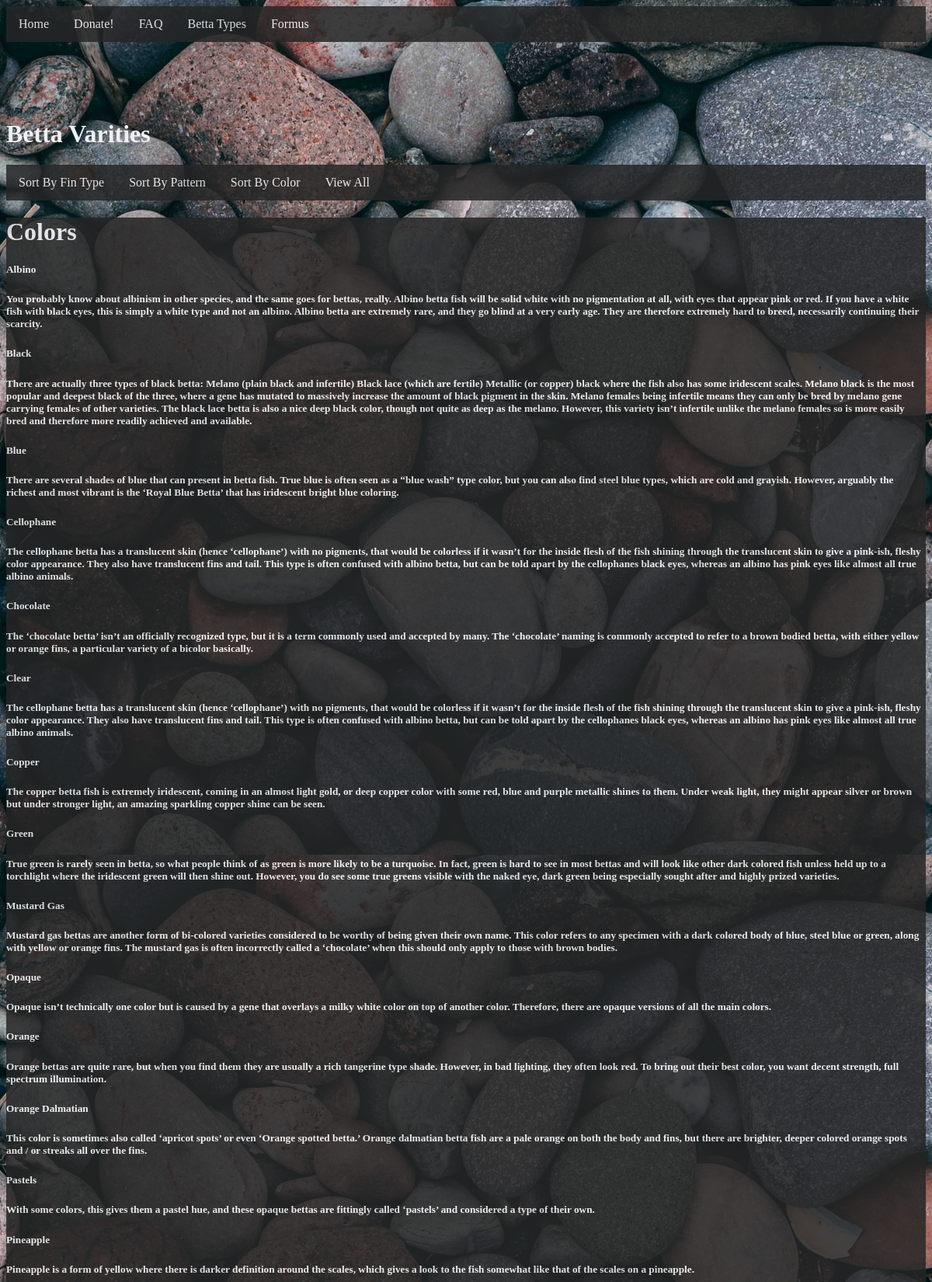
Page /sortByColor.php (upper part) on the committed database.
### tables this page shows
CREATE TABLE `bettavarieties` (
  `id` int(100) NOT NULL,
  `finType` varchar(200) NOT NULL,
  `pattern` varchar(200) NOT NULL,
  `color` varchar(200) NOT NULL,
  `info` varchar(1000) NOT NULL
);

### sortByColor.php (the view, shortened to what this page needs)
<?php
     require('database/db_connect.php');
     $query = "SELECT * FROM bettavarieties ORDER BY Color";
     $statement = $db->prepare($query);
     $statement->execute();
?>
<!DOCTYPE html>
<html>
<head>
	<link rel="stylesheet" type="text/css" href="styles/betta.css">
</head>
<body>
		 <?php include('components/nav.php'); ?>
<h1>Betta Varities</h1>
<?php include('components/sortNavBetta.php'); ?>
<div id="bettaTable">
<h1>Colors</h1>
<?php      $statement->execute(); ?>
<?php while($row = $statement ->fetch()): ?>
    <h5><?= $row['color']  ?></h5>
    <?php if($row['pattern'] == '' && $row['color'] != '' && $row['finType'] == ''): ?>
    	    <h5><?= $row['info']  ?></h5>
    <?php endif; ?>
<?php endwhile ?>
</div>
</body>
</html>

### styles/betta.css (style rules this page uses)
body { background-image: url("images/indexMultRocks.jpg"); background-attachment: fixed; }
#bettaTable { background-color: #262626; opacity: 0.85; }
#bettaTable h5, h4 { color: white; }
h1 { color: #f0f0f5; }
h5 { margin-bottom: 10px; }

### rows in the picture
bettavarieties: color "Albino", info "You probably know about albinism in other species, and the same goes for bettas, really. Albino betta fish will be solid white with no pigmentation at all, with eyes that appear pink or red. If you have a white fish with black eyes, this is simply a white type and not an albino. Albino betta are extremely rare, and they go blind at a very early age. They are therefore extremely hard to breed, necessarily continuing their scarcity."
bettavarieties: color "Black", info "There are actually three types of black betta: Melano (plain black and infertile) Black lace (which are fertile) Metallic (or copper) black where the fish also has some iridescent scales. Melano black is the most popular and deepest black of the three, where a gene has mutated to massively increase the amount of black pigment in the skin. Melano females being infertile means they can only be bred by melano gene carrying females of other varieties. The black lace betta is also a nice deep black color, though not quite as deep as the melano. However, this variety isn’t infertile unlike the melano females so is more easily bred and therefore more readily achieved and available."
bettavarieties: color "Blue", info "There are several shades of blue that can present in betta fish. True blue is often seen as a “blue wash” type color, but you can also find steel blue types, which are cold and grayish. However, arguably the richest and most vibrant is the ‘Royal Blue Betta’ that has iridescent bright blue coloring."
bettavarieties: color "Cellophane", info "The cellophane betta has a translucent skin (hence ‘cellophane’) with no pigments, that would be colorless if it wasn’t for the inside flesh of the fish shining through the translucent skin to give a pink-ish, fleshy color appearance. They also have translucent fins and tail. This type is often confused with albino betta, but can be told apart by the cellophanes black eyes, whereas an albino has pink eyes like almost all true albino animals."
bettavarieties: color "Chocolate", info "The ‘chocolate betta’ isn’t an officially recognized type, but it is a term commonly used and accepted by many. The ‘chocolate’ naming is commonly accepted to refer to a brown bodied betta, with either yellow or orange fins, a particular variety of a bicolor basically."
bettavarieties: color "Clear", info "The cellophane betta has a translucent skin (hence ‘cellophane’) with no pigments, that would be colorless if it wasn’t for the inside flesh of the fish shining through the translucent skin to give a pink-ish, fleshy color appearance. They also have translucent fins and tail. This type is often confused with albino betta, but can be told apart by the cellophanes black eyes, whereas an albino has pink eyes like almost all true albino animals."
bettavarieties: color "Copper", info "The copper betta fish is extremely iridescent, coming in an almost light gold, or deep copper color with some red, blue and purple metallic shines to them. Under weak light, they might appear silver or brown but under stronger light, an amazing sparkling copper shine can be seen."
bettavarieties: color "Green", info "True green is rarely seen in betta, so what people think of as green is more likely to be a turquoise. In fact, green is hard to see in most bettas and will look like other dark colored fish unless held up to a torchlight where the iridescent green will then shine out. However, you do see some true greens visible with the naked eye, dark green being especially sought after and highly prized varieties."
bettavarieties: color "Mustard Gas", info "Mustard gas bettas are another form of bi-colored varieties considered to be worthy of being given their own name. This color refers to any specimen with a dark colored body of blue, steel blue or green, along with yellow or orange fins. The mustard gas is often incorrectly called a ‘chocolate’ when this should only apply to those with brown bodies."
bettavarieties: color "Opaque", info "Opaque isn’t technically one color but is caused by a gene that overlays a milky white color on top of another color. Therefore, there are opaque versions of all the main colors."
bettavarieties: color "Orange", info "Orange bettas are quite rare, but when you find them they are usually a rich tangerine type shade. However, in bad lighting, they often look red. To bring out their best color, you want decent strength, full spectrum illumination."
bettavarieties: color "Orange Dalmatian", info "This color is sometimes also called ‘apricot spots’ or even ‘Orange spotted betta.’ Orange dalmatian betta fish are a pale orange on both the body and fins, but there are brighter, deeper colored orange spots and / or streaks all over the fins."
bettavarieties: color "Pastels", info "With some colors, this gives them a pastel hue, and these opaque bettas are fittingly called ‘pastels’ and considered a type of their own."
bettavarieties: color "Pineapple", info "Pineapple is a form of yellow where there is darker definition around the scales, which gives a look to the fish somewhat like that of the scales on a pineapple."
